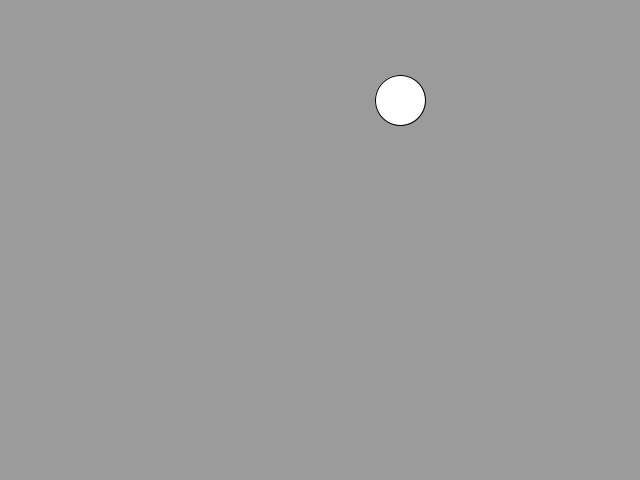
Frame 1 (no input)
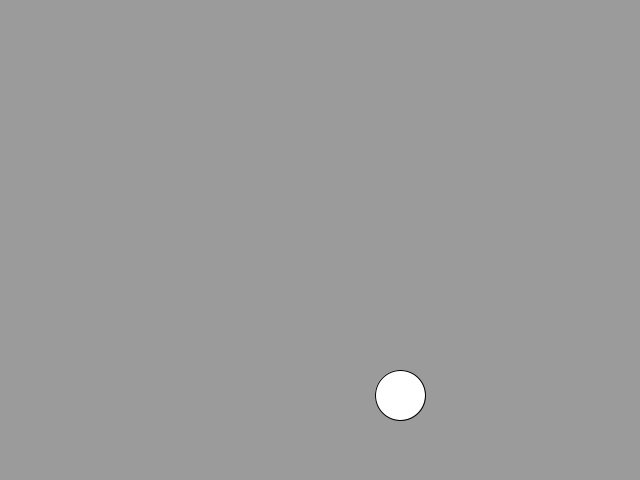
Frame 60 (the mouse pressed at the canvas centre just before this capture)
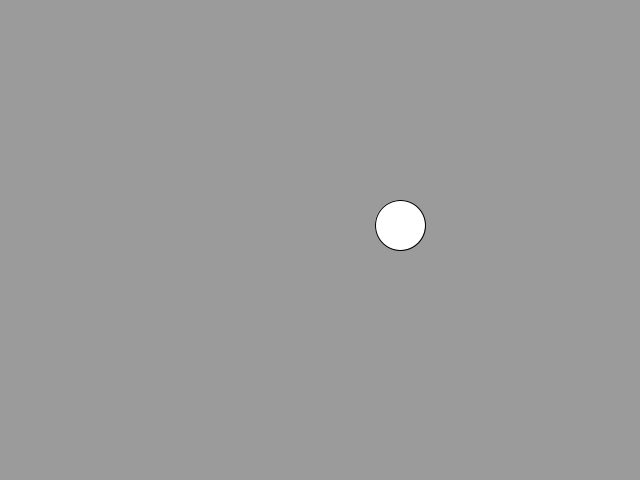
Frame 120 (the mouse held since frame 60 and released just before this capture)

The Processing sketch that drew these frames (run headless with seeded random() and noise(); from frame 60 on, the mouse is pressed at the canvas centre):

// Processing sketch: bouncy_ball_youtube
// ── bouncy_ball_youtube.pde
Ball ball = new Ball();

void setup() {
  size(640, 480);
}

void draw() {
  background(155);
  ball.display();
  ball.move();

  //ball.setdy(10);
  //ball.setdx(5);

  if (ball.getY()+25 > height || ball.getY()-25 < 0) {
    //dy += -1
    ball.setdy(ball.getdy() * -1);
  }
}

// ── Ball.pde
public class Ball {
  private int y = 100;
  private int x = 400;
  private int dy = 5;
  private int dx = 0;
  private int size = 50;

  public void move() {
    y += dy;
    x += dx;
  }

  //We need to be able to change dx and dy
  public void setdy(int dy) {
    this.dy = dy;
  }

  public void setdx(int dx) {
    this.dx = dx;
  }

  //We need to be able to see where our ball is!
  public int getdy() {
    return this.dy;
  }

  public int getdx() {
    return this.dx;
  }

  public int getX() {
    return this.x;
  }

  public int getY() {
    return this.y;
  }

  public void display() {
    ellipse(x, y, size, size);
  }
}
